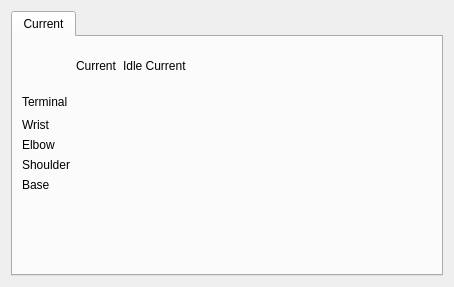
<?xml version="1.0" encoding="UTF-8"?>
<ui version="4.0">
 <class>MotorConfig</class>
 <widget class="QWidget" name="MotorConfig">
  <property name="geometry">
   <rect>
    <x>0</x>
    <y>0</y>
    <width>454</width>
    <height>287</height>
   </rect>
  </property>
  <property name="windowTitle">
   <string>Form</string>
  </property>
  <layout class="QVBoxLayout" name="verticalLayout">
   <item>
    <widget class="QTabWidget" name="tabWidget">
     <property name="currentIndex">
      <number>0</number>
     </property>
     <widget class="QWidget" name="tab">
      <attribute name="title">
       <string>Current</string>
      </attribute>
      <layout class="QGridLayout" name="gridLayout">
       <item row="4" column="0">
        <widget class="QLabel" name="label_5">
         <property name="text">
          <string>Shoulder</string>
         </property>
        </widget>
       </item>
       <item row="1" column="4">
        <spacer name="horizontalSpacer">
         <property name="orientation">
          <enum>Qt::Horizontal</enum>
         </property>
         <property name="sizeHint" stdset="0">
          <size>
           <width>40</width>
           <height>20</height>
          </size>
         </property>
        </spacer>
       </item>
       <item row="3" column="0">
        <widget class="QLabel" name="label_6">
         <property name="text">
          <string>Elbow</string>
         </property>
        </widget>
       </item>
       <item row="0" column="3" rowspan="4">
        <widget class="QLabel" name="label_2">
         <property name="maximumSize">
          <size>
           <width>160</width>
           <height>160</height>
          </size>
         </property>
         <property name="text">
          <string/>
         </property>
         <property name="pixmap">
          <pixmap resource="../../../res/res.qrc">:/res/image/t4/motor.png</pixmap>
         </property>
         <property name="scaledContents">
          <bool>true</bool>
         </property>
        </widget>
       </item>
       <item row="1" column="0">
        <widget class="QLabel" name="label">
         <property name="text">
          <string>Terminal</string>
         </property>
        </widget>
       </item>
       <item row="2" column="0">
        <widget class="QLabel" name="label_7">
         <property name="text">
          <string>Wrist</string>
         </property>
        </widget>
       </item>
       <item row="5" column="0" rowspan="2">
        <widget class="QLabel" name="label_4">
         <property name="text">
          <string>Base</string>
         </property>
        </widget>
       </item>
       <item row="2" column="1" colspan="2">
        <widget class="MotorCurrent" name="current3" native="true"/>
       </item>
       <item row="3" column="1" colspan="2">
        <widget class="MotorCurrent" name="current2" native="true"/>
       </item>
       <item row="5" column="1" rowspan="2" colspan="2">
        <widget class="MotorCurrent" name="current0" native="true"/>
       </item>
       <item row="4" column="1" colspan="2">
        <widget class="MotorCurrent" name="current1" native="true"/>
       </item>
       <item row="0" column="0" colspan="3">
        <layout class="QHBoxLayout" name="horizontalLayout">
         <item>
          <widget class="QLabel" name="label_3">
           <property name="minimumSize">
            <size>
             <width>48</width>
             <height>40</height>
            </size>
           </property>
           <property name="maximumSize">
            <size>
             <width>50</width>
             <height>16777215</height>
            </size>
           </property>
           <property name="text">
            <string/>
           </property>
          </widget>
         </item>
         <item>
          <widget class="QLabel" name="label_8">
           <property name="minimumSize">
            <size>
             <width>40</width>
             <height>40</height>
            </size>
           </property>
           <property name="text">
            <string>Current</string>
           </property>
          </widget>
         </item>
         <item>
          <widget class="QLabel" name="label_9">
           <property name="minimumSize">
            <size>
             <width>40</width>
             <height>40</height>
            </size>
           </property>
           <property name="text">
            <string>Idle Current</string>
           </property>
          </widget>
         </item>
        </layout>
       </item>
       <item row="1" column="1" colspan="2">
        <widget class="MotorCurrent" name="current4" native="true"/>
       </item>
       <item row="7" column="1">
        <spacer name="verticalSpacer">
         <property name="orientation">
          <enum>Qt::Vertical</enum>
         </property>
         <property name="sizeHint" stdset="0">
          <size>
           <width>20</width>
           <height>40</height>
          </size>
         </property>
        </spacer>
       </item>
      </layout>
     </widget>
    </widget>
   </item>
  </layout>
 </widget>
 <customwidgets>
  <customwidget>
   <class>MotorCurrent</class>
   <extends>QWidget</extends>
   <header>motorcurrent.h</header>
   <container>1</container>
  </customwidget>
 </customwidgets>
 <resources>
  <include location="../../../res/res.qrc"/>
 </resources>
 <connections/>
</ui>
